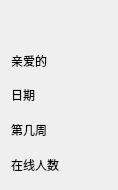
<?xml version="1.0" encoding="UTF-8"?>
<ui version="4.0">
 <class>UserAvater</class>
 <widget class="QWidget" name="UserAvater">
  <property name="geometry">
   <rect>
    <x>0</x>
    <y>0</y>
    <width>118</width>
    <height>190</height>
   </rect>
  </property>
  <property name="maximumSize">
   <size>
    <width>218</width>
    <height>290</height>
   </size>
  </property>
  <property name="windowTitle">
   <string>Form</string>
  </property>
  <layout class="QVBoxLayout" name="verticalLayout">
   <item>
    <widget class="QLabel" name="label">
     <property name="maximumSize">
      <size>
       <width>100</width>
       <height>100</height>
      </size>
     </property>
     <property name="text">
      <string/>
     </property>
     <property name="pixmap">
      <pixmap resource="loginassets.qrc">:/assets/user_img/问号.svg</pixmap>
     </property>
     <property name="scaledContents">
      <bool>true</bool>
     </property>
    </widget>
   </item>
   <item>
    <widget class="QLabel" name="label_2">
     <property name="text">
      <string>亲爱的</string>
     </property>
    </widget>
   </item>
   <item>
    <widget class="QLabel" name="label_5">
     <property name="text">
      <string>日期</string>
     </property>
    </widget>
   </item>
   <item>
    <widget class="QLabel" name="label_3">
     <property name="text">
      <string>第几周</string>
     </property>
    </widget>
   </item>
   <item>
    <widget class="QLabel" name="label_4">
     <property name="text">
      <string>在线人数</string>
     </property>
    </widget>
   </item>
  </layout>
 </widget>
 <resources>
  <include location="loginassets.qrc"/>
 </resources>
 <connections/>
</ui>
